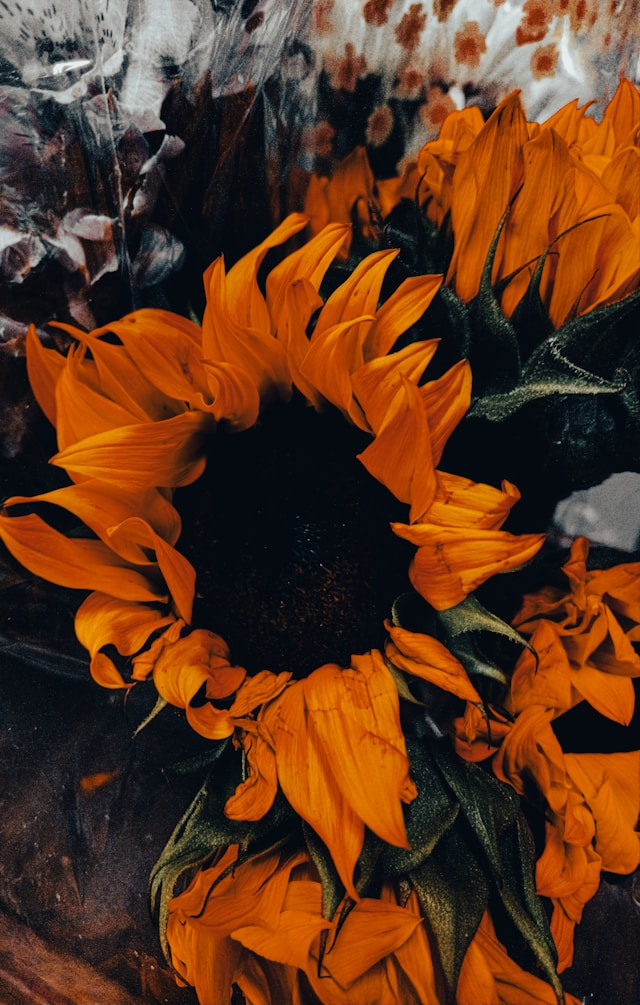
#> input picture 2025-04-15_taller_ojos_digitales/datos/flor2.jpg, 640 x 1005 px
$ jupyter execute ojos_digitales.ipynb   (shell and % lines are left out)   (older library calls are emulated)
#> lines starting #> are read from the running program, lines starting #| are printed output that depends on the picture
# 🧪 Taller - Ojos Digitales: Introducción a la Visión Artificial

Este notebook resuelve el taller utilizando OpenCV, NumPy y Matplotlib.

[cell 1]
# 1. Importar librerías necesarias
# Instalación automática si no tienes los paquetes

import cv2
import numpy as np
import matplotlib.pyplot as plt

# Función para visualizar imágenes fácilmente
def show_image(img, title="Imagen", cmap_type='gray'):
    plt.figure(figsize=(6,6))
    plt.imshow(img, cmap=cmap_type)
    plt.title(title)
    plt.axis('off')
    plt.show()

[cell 2]
import cv2
import numpy as np
import matplotlib.pyplot as plt

# --- Configuración ---
# Ruta a tu imagen. ¡ASEGÚRATE DE CAMBIAR ESTO!
# Puedes descargar una imagen de prueba o usar una propia.
image_path = '../../datos/flor2.jpg'

# Tamaños de kernel para filtros (deben ser impares)
kernel_size_blur = (5, 5)
kernel_size_sobel = 5 # Tamaño del kernel para Sobel

# --- 1. Cargar una imagen a color ---
print(f"Cargando imagen desde: {image_path}")
img_color = cv2.imread(image_path)
#> img_color is the input picture: shape (1005, 640, 3); mean B, G, R 28.6, 54.7, 96.4

# Verificar si la imagen se cargó correctamente
if img_color is None:
    print(f"Error: No se pudo cargar la imagen desde {image_path}")
    print("Por favor, verifica que la ruta de la imagen sea correcta.")
    exit() # Salir del script si la imagen no se carga

print("Imagen cargada exitosamente.")

# --- 2. Convertir a escala de grises ---
# OpenCV carga las imágenes en formato BGR por defecto
img_gray = cv2.cvtColor(img_color, cv2.COLOR_BGR2GRAY)
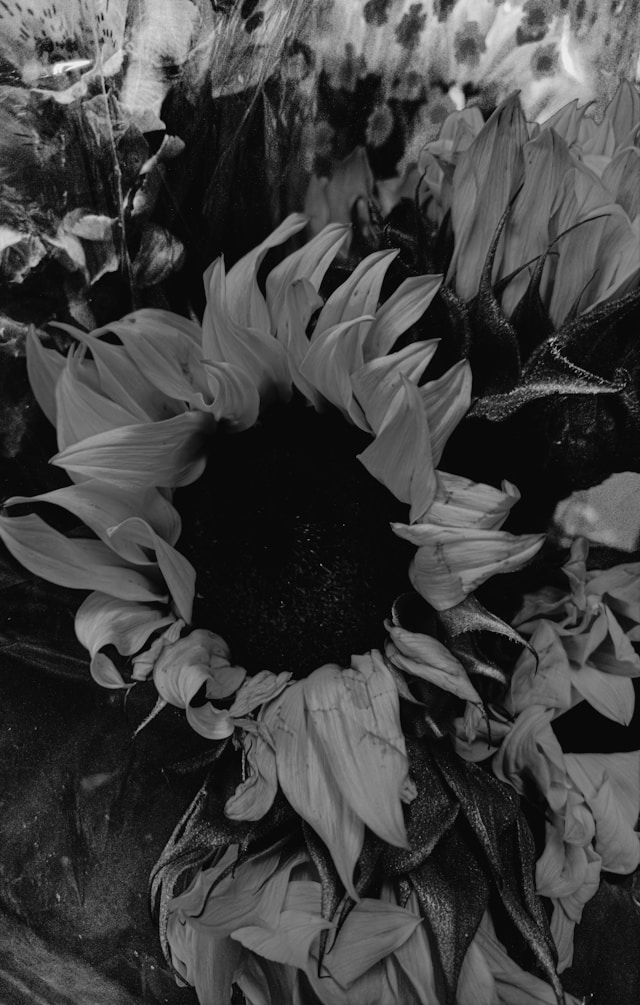
#> img_gray: shape (1005, 640); min 0, max 239, mean 64.2
print("Imagen convertida a escala de grises.")

# --- 3. Aplicar filtros convolucionales simples ---

# Filtro Blur (Suavizado) - Usamos GaussianBlur que es común y efectivo
print("Aplicando filtro de suavizado (Blur)...")
img_blur = cv2.GaussianBlur(img_gray, kernel_size_blur, 0)

# Filtro Sharpening (Enfoque) - Usamos un kernel de ejemplo
print("Aplicando filtro de enfoque (Sharpening)...")
# Definimos un kernel para enfoque
kernel_sharpening = np.array([[0, -1, 0],
                              [-1, 5, -1],
                              [0, -1, 0]])
# Aplicamos la convolución
img_sharpened = cv2.filter2D(img_gray, -1, kernel_sharpening) # -1 indica que la profundidad de salida es la misma que la de entrada

# --- 4. Implementar detección de bordes ---

# Filtro de Sobel en X y Y
print("Aplicando detección de bordes con Sobel...")
# Calcula los gradientes en la dirección X
# cv2.CV_64F es el tipo de dato de salida, usamos float para evitar truncamiento
sobelx = cv2.Sobel(img_gray, cv2.CV_64F, 1, 0, ksize=kernel_size_sobel) # dx=1, dy=0
# Calcula los gradientes en la dirección Y
sobely = cv2.Sobel(img_gray, cv2.CV_64F, 0, 1, ksize=kernel_size_sobel) # dx=0, dy=1
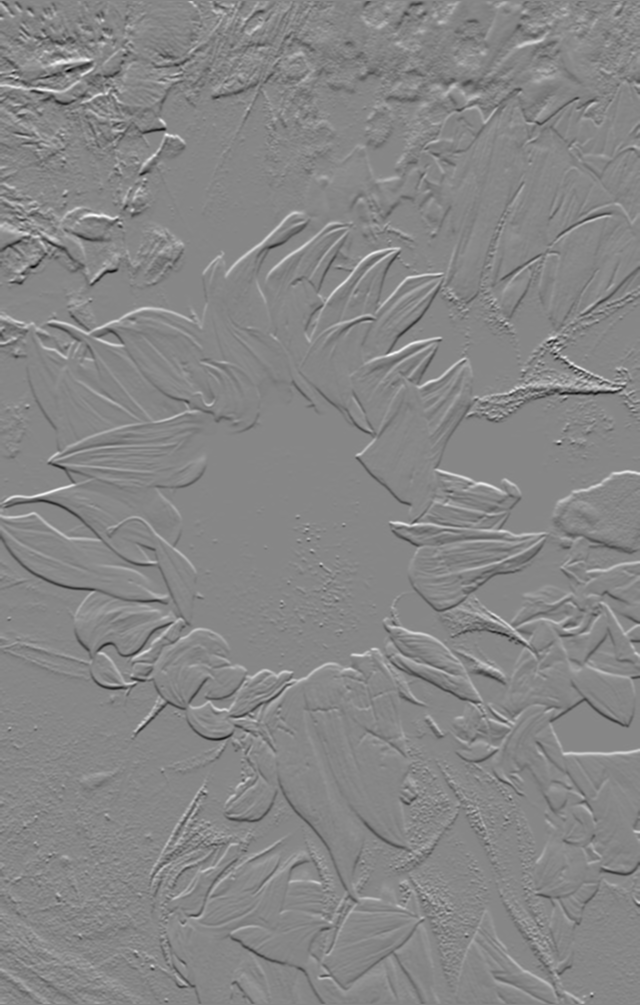
#> sobely: shape (1005, 640) float64; min -7417, max 6608, mean -10.3; drawn with min black and max white

# Los resultados de Sobel (y Laplacian) pueden tener valores negativos o > 255.
# convertScaleAbs calcula el valor absoluto y lo convierte a 8 bits (0-255)
abs_sobelx = cv2.convertScaleAbs(sobelx)
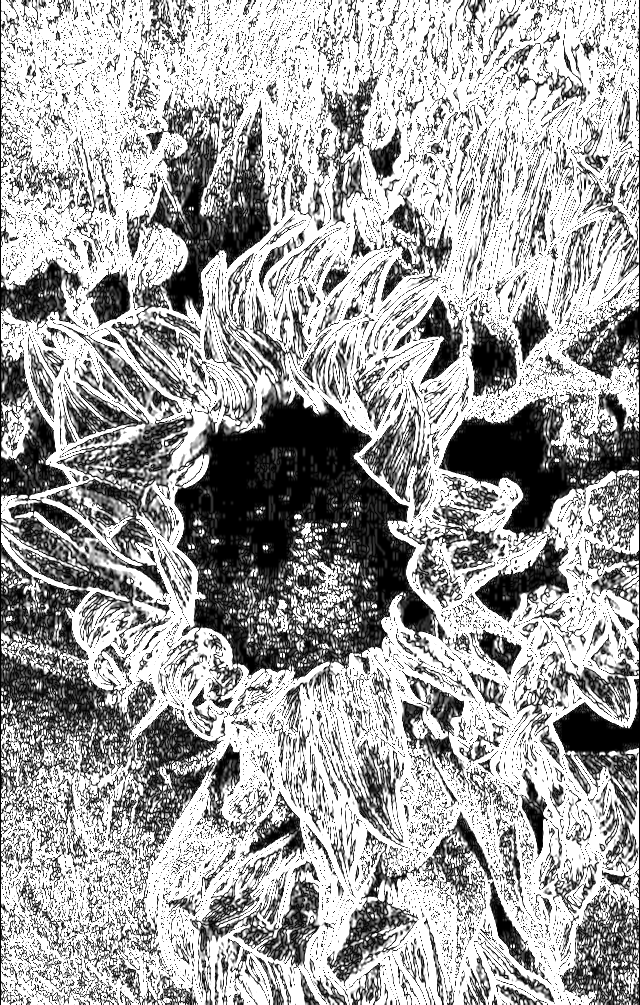
#> abs_sobelx: shape (1005, 640); min 0, max 255, mean 164
abs_sobely = cv2.convertScaleAbs(sobely)
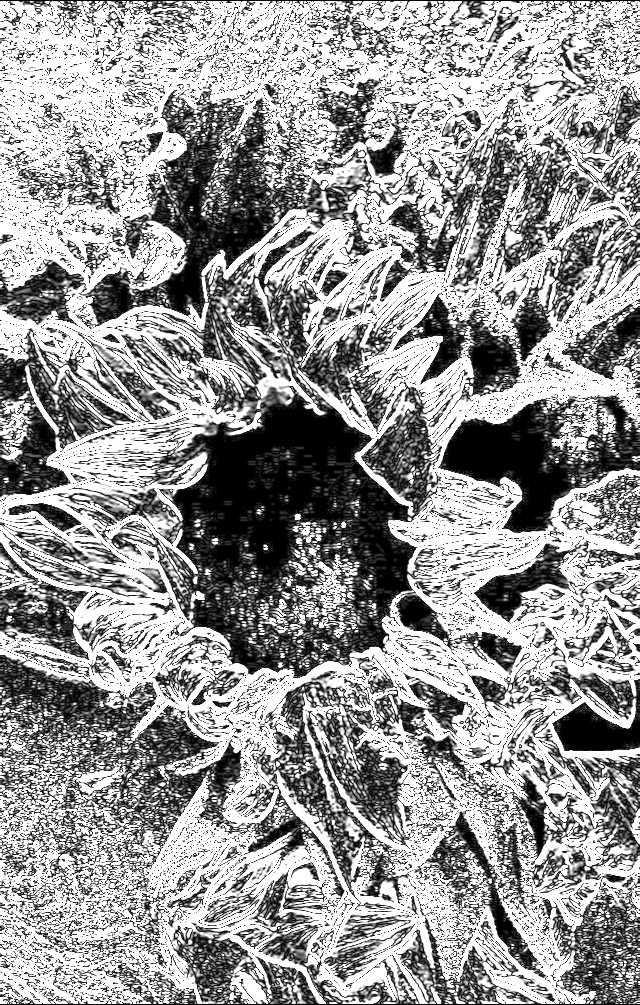
#> abs_sobely: shape (1005, 640); min 0, max 255, mean 153.7

# Combinar los resultados de Sobel X y Y para obtener la magnitud aproximada del gradiente
# Usamos addWeighted para sumar las imágenes con un peso
sobel_combined = cv2.addWeighted(abs_sobelx, 0.5, abs_sobely, 0.5, 0)
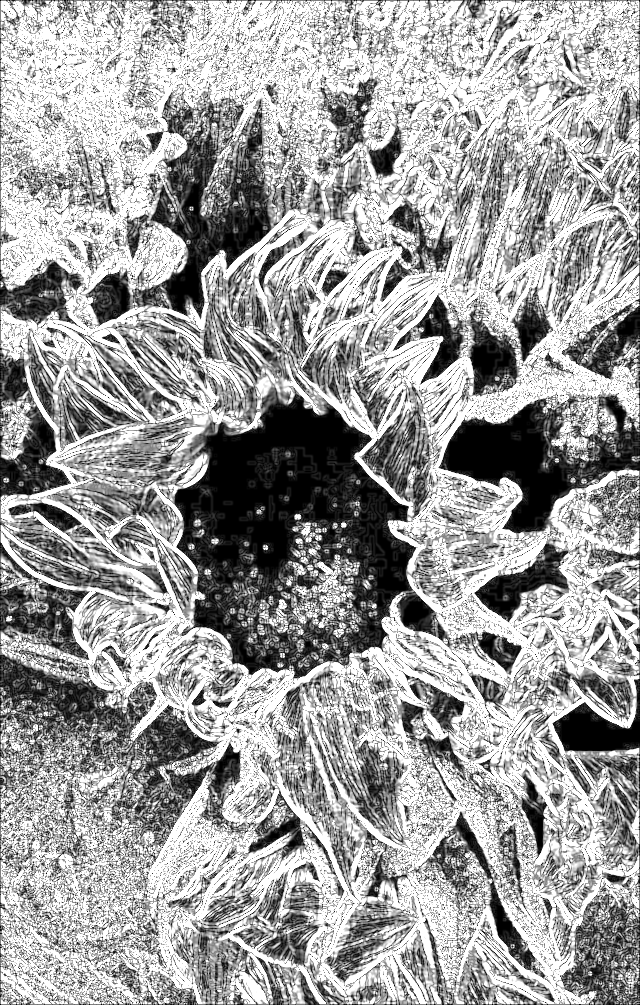
#> sobel_combined: shape (1005, 640); min 0, max 255, mean 158.8

# Filtro Laplaciano
print("Aplicando detección de bordes con Laplaciano...")
# Calcula el Laplaciano
laplacian = cv2.Laplacian(img_gray, cv2.CV_64F)
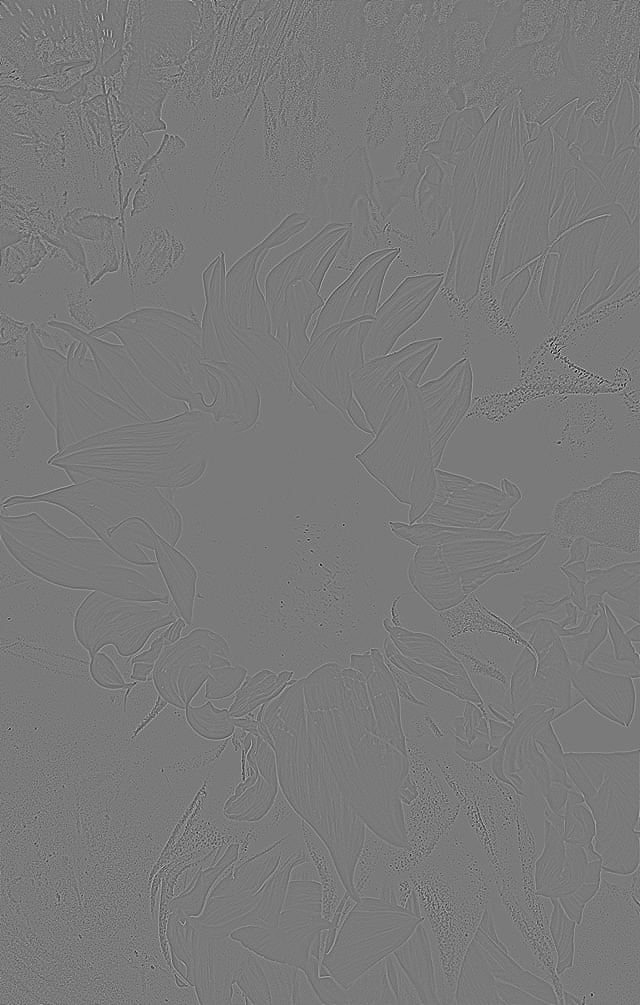
#> laplacian: shape (1005, 640) float64; min -273, max 296, mean 0; drawn with min black and max white
# Convierte a 8 bits sin signo
abs_laplacian = cv2.convertScaleAbs(laplacian)
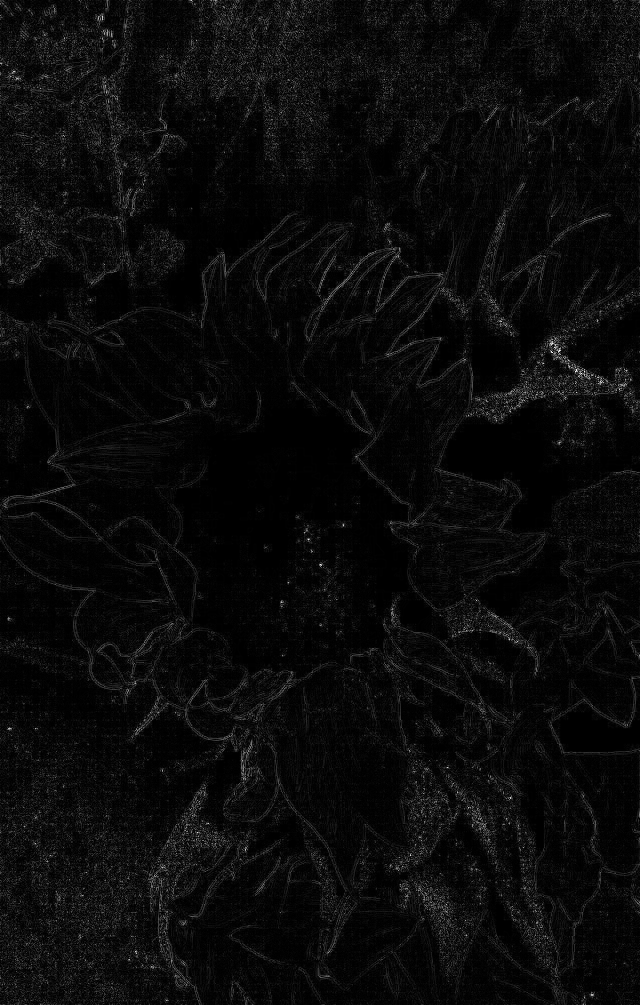
#> abs_laplacian: shape (1005, 640); min 0, max 255, mean 10.4


# --- 5. Visualizar cada resultado ---

# Usando cv2.imshow() para abrir ventanas separadas
print("Mostrando resultados en ventanas (usando cv2.imshow)...")
cv2.imshow('Original Color', img_color)
cv2.imshow('1 - Grayscale', img_gray)
cv2.imshow('2 - Blurred', img_blur)
cv2.imshow('3 - Sharpened', img_sharpened)
cv2.imshow('4 - Sobel X', abs_sobelx)
cv2.imshow('5 - Sobel Y', abs_sobely)
cv2.imshow('6 - Sobel Combined (X+Y)', sobel_combined)
cv2.imshow('7 - Laplacian', abs_laplacian)

# Esperar indefinidamente hasta que se presione una tecla
# Esto mantiene las ventanas abiertas
print("Presiona cualquier tecla en una de las ventanas para cerrar todas.")
cv2.waitKey(0)

# Destruir todas las ventanas de OpenCV
cv2.destroyAllWindows()
print("Ventanas cerradas.")


print("\nScript finalizado. ¡Explora los resultados y experimenta con diferentes imágenes y parámetros!")
